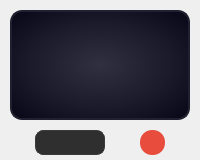
            <widget class="QWidget" name="slot13Widget" native="true">
             <property name="styleSheet">
              <string>QWidget#slot13Widget {
    background: qradialgradient(cx:0.5, cy:0.5, radius:0.8, fx:0.5, fy:0.5, stop:0 #2a2a3a, stop:0.5 #1a1a2a, stop:1 #0a0a1a);
    border: 1px solid #363540;
    border-radius: 8px;
}</string>
             </property>
             <layout class="QVBoxLayout" name="slot13Layout">
              <property name="spacing">
               <number>10</number>
              </property>
              <property name="leftMargin">
               <number>10</number>
              </property>
              <property name="topMargin">
               <number>10</number>
              </property>
              <property name="rightMargin">
               <number>10</number>
              </property>
              <property name="bottomMargin">
               <number>5</number>
              </property>
              <item>
               <widget class="QPushButton" name="slot13">
                <property name="minimumSize">
                 <size>
                  <width>110</width>
                  <height>110</height>
                 </size>
                </property>
                <property name="maximumSize">
                 <size>
                  <width>16777215</width>
                  <height>16777215</height>
                 </size>
                </property>
                <property name="styleSheet">
                 <string>QPushButton {
    background: qradialgradient(cx:0.5, cy:0.5, radius:0.8, fx:0.5, fy:0.5, stop:0 #303040, stop:0.5 #1a1a2a, stop:1 #000010);
    border: 2px solid #202030;
    border-radius: 12px;
    color: white;
    font-size: 14px;
    font-weight: bold;
}
QPushButton:hover {
    border: 1px solid #00ff88;
}
QPushButton:pressed {
    background: qradialgradient(cx:0.5, cy:0.5, radius:0.8, fx:0.5, fy:0.5, stop:0 #101020, stop:0.5 #0a0a1a, stop:1 #000000);
    border-color: #1a1a2a;
}</string>
                </property>
                <property name="text">
                </property>
                <property name="icon">
                 <iconset resource="Soundpack.qrc">
                  <normaloff>:/app/img/app/add.png</normaloff>:/app/img/app/add.png</iconset>
                </property>
                <property name="iconSize">
                 <size>
                  <width>96</width>
                  <height>96</height>
                 </size>
                </property>
                <property name="scaledContents" stdset="0">
                 <bool>true</bool>
                </property>
               </widget>
              </item>
              <item>
               <layout class="QHBoxLayout" name="slot13Controls">
                <property name="leftMargin">
                 <number>0</number>
                </property>
                <property name="topMargin">
                 <number>0</number>
                </property>
                <property name="rightMargin">
                 <number>0</number>
                </property>
                <property name="bottomMargin">
                 <number>0</number>
                </property>
                <item>
                 <widget class="QComboBox" name="slot13Hotkey">
                  <property name="minimumSize">
                   <size>
                    <width>70</width>
                    <height>25</height>
                   </size>
                  </property>
                  <property name="maximumSize">
                   <size>
                    <width>70</width>
                    <height>25</height>
                   </size>
                  </property>
                  <property name="styleSheet">
                   <string>QComboBox {
    background: #2f2f2f;
    border-radius: 8px;
    border: 1px solid #3a3a3a;
    padding: 2px 8px;
    color: white;
}

QComboBox:hover {
    border: 1px solid #00ff88;
}

QComboBox::drop-down {
    border: none;
    width: 18px;
}

QComboBox QAbstractItemView {
    background: #2a2a2a;
    border: 1px solid #00ff88;
    selection-background-color: #00ff88;
    selection-color: #000000;
    color: white;
}

QComboBox QAbstractItemView::item {
    padding: 5px 10px;
}

QComboBox QAbstractItemView::item:selected {
    background: #00ff88;
    color: #000000;
}

QScrollBar:vertical {
    background: #2a2a2a;
    width: 8px;
    border-radius: 4px;
}

QScrollBar::handle:vertical {
    background: #00ff88;
    border-radius: 4px;
    min-height: 20px;
}

QScrollBar::handle:vertical:hover {
    background: #00cc66;
}</string>
                  </property>
                 </widget>
                </item>
                <item>
                 <widget class="QPushButton" name="slot13Delete">
                  <property name="minimumSize">
                   <size>
                    <width>25</width>
                    <height>25</height>
                   </size>
                  </property>
                  <property name="maximumSize">
                   <size>
                    <width>25</width>
                    <height>25</height>
                   </size>
                  </property>
                  <property name="styleSheet">
                   <string>QPushButton {
    background-color: #e74c3c;
    border: none;
    border-radius: 12px;
    color: white;
    font-size: 12px;
    font-weight: bold;
}
QPushButton:hover {
    border: 1px solid #00ff88;
}</string>
                  </property>
                  <property name="text">
                   <string/>
                  </property>
                  <property name="icon">
                   <iconset resource="Soundpack.qrc">
                    <normaloff>:/app/img/app/bin (1).png</normaloff>:/app/img/app/bin (1).png</iconset>
                  </property>
                 </widget>
                </item>
               </layout>
              </item>
             </layout>
            </widget>
